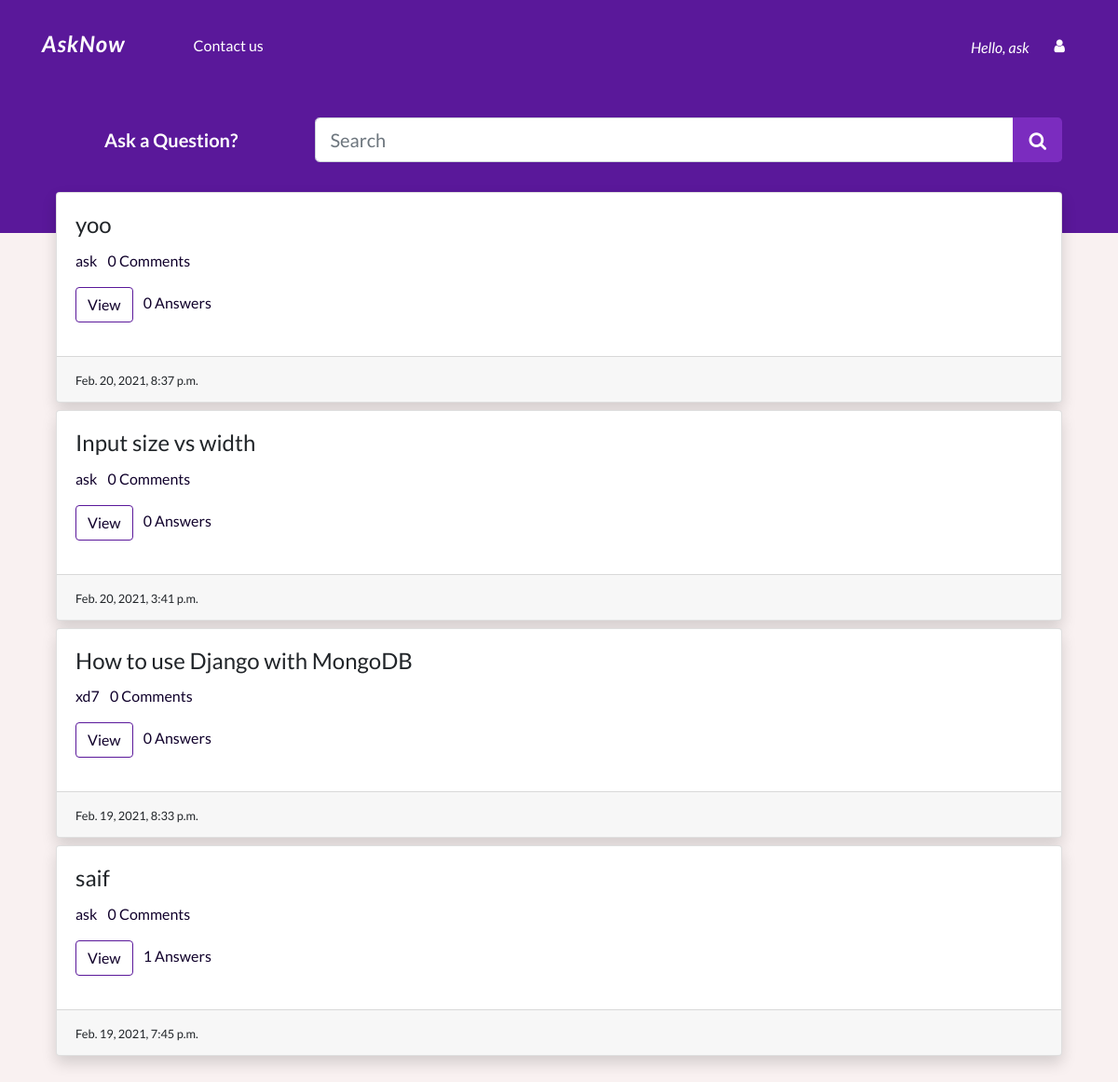
The app's page / (signed in) with its own data.
### accounts/models.py (models this page shows)
class CustomUser(AbstractUser):
    bio = models.TextField()
    location = models.CharField(max_length=200)

### Qpost/models.py (models this page shows, shortened)
class Question(models.Model):
    user = models.ForeignKey(CustomUser, on_delete=models.CASCADE)
    title = models.CharField(max_length=300)
    detail = EditorJsField(editorjs_config={
        'tools': {
            'Image': {
                "config": {
                    'endpoints': {
                        'byFile': '/imageUpload/',
                        'byUrl': '/imageUpload/',
                    },
                    'additionalRequestHeaders': [{"content-Type": 'multipart/form-data'}]}
            },
            "Attaches": {
                "config": {
                    "endpoint": '/fileUpload/'
                },
            }
        }
    })
    tags = models.TextField(default='')
    add_time = models.DateTimeField(auto_now_add=True)

### Qpost/views.py (the view)
# urls.py: path('', views.home, name="home"),
def home(request):
    title = "AskNow - Home"
    if 'q' in request.GET:
        q = request.GET['q']
        quests = Question.objects.annotate(total_comments=Count(
            'answer__comment')).filter(title__icontains=q).order_by('-id')
    else:
        quests = Question.objects.annotate(
            total_comments=Count('answer__comment')).all().order_by('-id')
    paginator = Paginator(quests, 5)
    page_num = request.GET.get('page', 1)
    quests = paginator.page(page_num)
    return render(request, 'index.html', {'quests': quests, 'title': title})

### templates/index.html (shortened to what this page needs)
{% extends "base.html" %}
{% block content %}
<div class="container py-4">
    {% include "components/search.html" %}
    <div class="container mt-4">
        {% for quest in quests %}
        <div class="card mb-2 shadow">
            <div class="card-body">
                <h4 class="card-title">{{quest.title}}</h4>
                <p>
                    <a href="#" class="mr-2">{{quest.user.username}}</a>
                    <a href="#" class="mr-2">{{quest.total_comments}} Comments</a>
                </p>
                <p>
                    <a href="/detail/{{quest.id}}" type="button" class="mr-2 btn qbtn">View</a>
                    <a class="mr-2 disabled">{{quest.answer_set.count}} Answers</a>
                </p>
            </div>
            <div class="card-footer">
                <small>{{quest.add_time}}</small>
            </div>
        </div>
        {% endfor %}
    </div>
</div>
{% endblock %}

### templates/components/nav.html (shortened to what this page needs)
{% load static %}
<nav class="navbar navbar-expand-lg py-4">
    <div class="container">
        <a href="{% url 'home' %}"><h1 class="navbar-brand text-white" style="letter-spacing: 1px;">AskNow</h1></a>
        <div class="collapse navbar-collapse" id="navbarNav">
            {% if request.user.is_authenticated %}
            <ul class="navbar-nav text-sm-center pl-lg-5 font-weight-normal">
                <li class="nav-item">
                    <a class="nav-link btn abtn" href="#">Contact us </a>
                </li>
            </ul>
            {% endif %}
            <div class="row ml-lg-auto justify-content-center">
                {% if not request.user.is_authenticated %}
                <a class="bttn btn btn-default" href='{% url "register" %}'>Register</a>
                <a class="bttn btn btn-default ml-1" href='{% url "login" %}'>Login</a>
                {% else %}
                <span class="text-white nav-item font-italic my-2">Hello, {{request.user}}</span>
                <div class="col-auto">
                    <a class="bttn btn btn-default" href="#" role="button" aria-pressed="false"
                        data-toggle="dropdown"><i class="fa fa-user" aria-hidden="true">
                        </i></a>
                </div>
                {% endif %}
            </div>
        </div>
    </div>
</nav>

### static/css/style.css (style rules this page uses)
body { padding: 0; margin: 0; background: #f9f1f1 !important; font-family: "Lato", sans-serif; }
.navbar-brand { font-size: 24px; font-weight: 700; font-style: italic; }
.nav-link, .navbar-brand { color: #fff; cursor: pointer; }
.nav-link { text-decoration: none; margin-right: 1em !important; margin-bottom: 5px; }
.bttn { font-weight: bold; color: #fff; border: 0px solid; }
.abtn { color: #fff; }
.card-body a { color : #10002b; text-decoration: none }
.qbtn { border: 1px solid #5a189a; color: #10002b; }

### records on screen
CustomUser: user "ask"
Question: title "yoo", user.username "ask", total_comments "0", answer_set.count "0", add_time "Feb. 20, 2021, 8:37 p.m."
Question: title "Input size vs width", user.username "ask", total_comments "0", answer_set.count "0", add_time "Feb. 20, 2021, 3:41 p.m."
Question: title "How to use Django with MongoDB", user.username "xd7", total_comments "0", answer_set.count "0", add_time "Feb. 19, 2021, 8:33 p.m."
Question: title "saif", user.username "ask", total_comments "0", answer_set.count "1", add_time "Feb. 19, 2021, 7:45 p.m."
